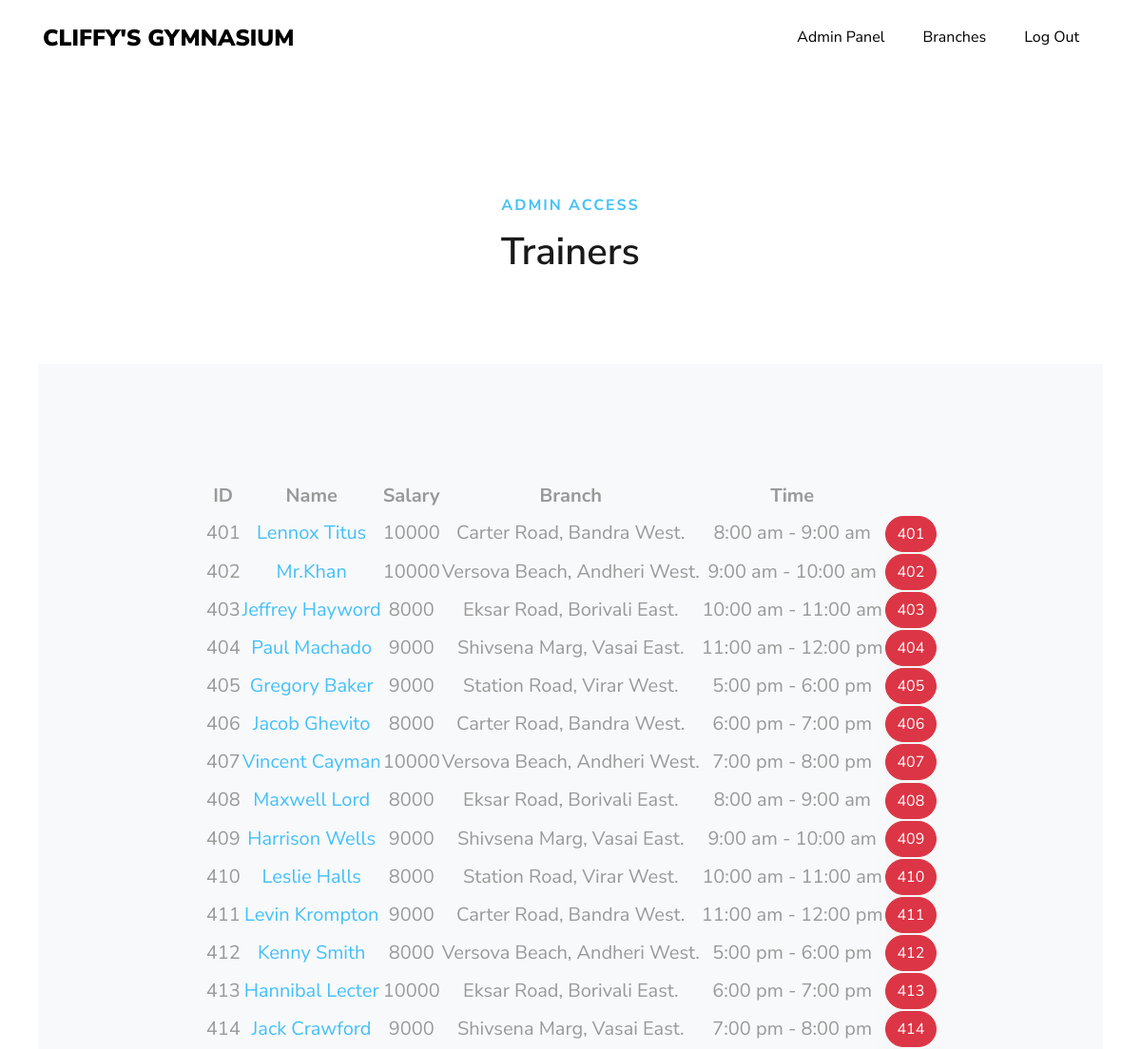
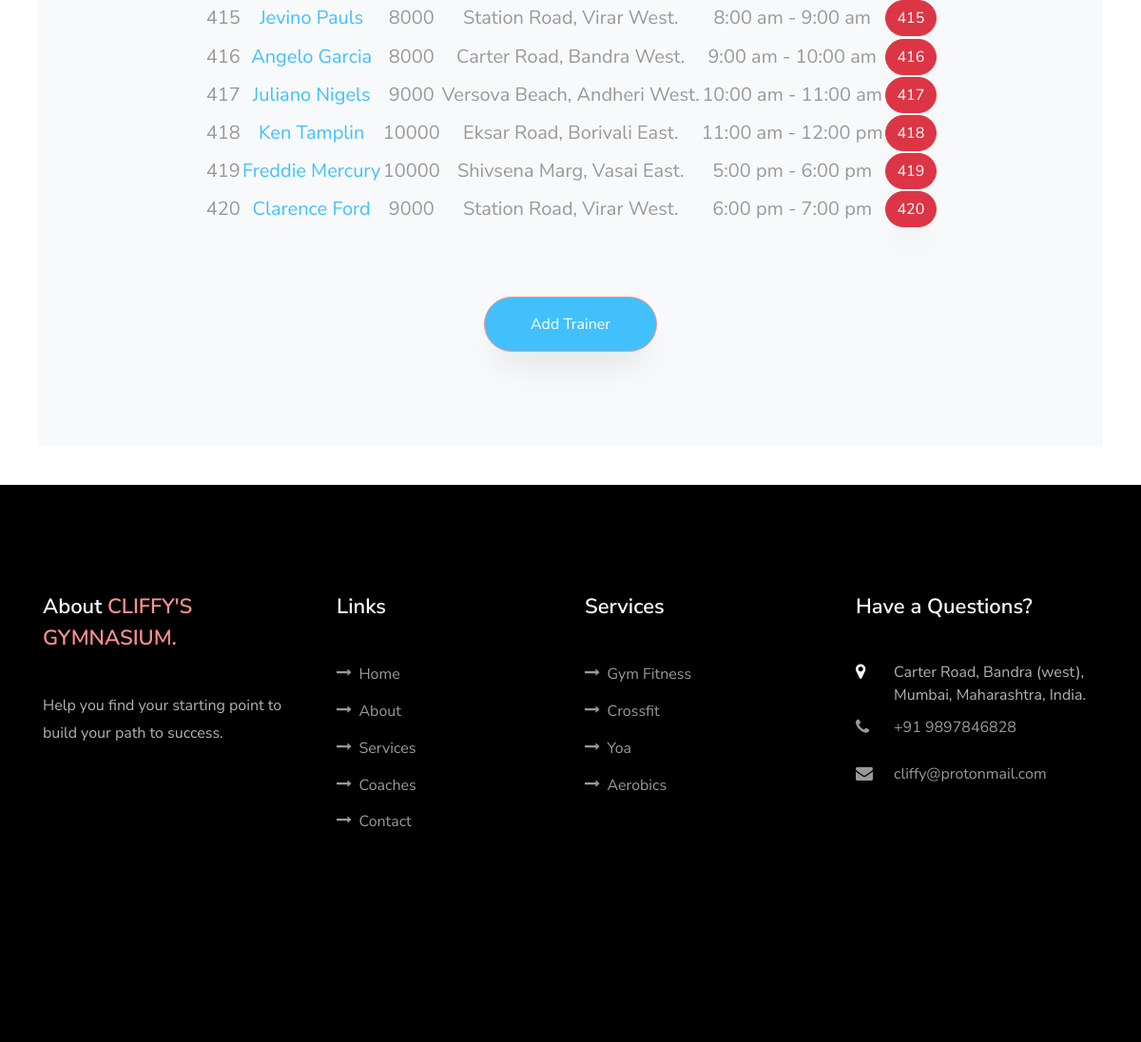
/adminwelcome.php (signed in), run on the app's committed database (2 pictures, top to bottom).
### tables this page shows
CREATE TABLE `trainer` (
  `trainer_id` int(200) NOT NULL,
  `trianer_name` varchar(200) DEFAULT NULL,
  `trainer_salary` varchar(200) DEFAULT NULL,
  `phone_no` varchar(200) DEFAULT NULL,
  `branch_id` int(200) NOT NULL,
  `timesot_id` int(200) NOT NULL,
  `username` varchar(200) NOT NULL,
  `password` varchar(200) NOT NULL
);

### adminwelcome.php (the view, shortened to what this page needs)
<!DOCTYPE html>
<html lang="en">
<head>
  <link rel="stylesheet" href="css/open-iconic-bootstrap.min.css">
  <link rel="stylesheet" href="css/animate.css">
  <link rel="stylesheet" href="css/owl.carousel.min.css">
  <link rel="stylesheet" href="css/owl.theme.default.min.css">
  <link rel="stylesheet" href="css/magnific-popup.css">
  <link rel="stylesheet" href="css/aos.css">
  <link rel="stylesheet" href="css/ionicons.min.css">
  <link rel="stylesheet" href="css/flaticon.css">
  <link rel="stylesheet" href="css/icomoon.css">
  <link rel="stylesheet" href="css/style.css">
</head>
<body data-spy="scroll" data-target=".site-navbar-target" data-offset="300">
  <nav class="navbar navbar-expand-lg navbar-dark ftco_navbar bg-dark ftco-navbar-light site-navbar-target" id="ftco-navbar">
    <div class="container">
      <a class="navbar-brand" href="site.php">Cliffy's Gymnasium</a>
      <div class="collapse navbar-collapse" id="ftco-nav">
        <ul class="navbar-nav nav ml-auto">
          <li class="nav-item"><a href="adminwelcome.php" class="nav-link"><span>Admin Panel</span></a></li>
          <li class="nav-item"><a href="admin-branches.php" class="nav-link"><span>Branches</span></a></li>
          <li class="nav-item"><a href="logout.php" class="nav-link"><span>Log Out</span></a></li>
        </ul>
      </div>
    </div>
  </nav>
  <br><br><br><br><br><br><br>
  <div class="row justify-content-center mb-5 pb-3">
    <div class="col-md-7 heading-section text-center ftco-animate">
      <span class="subheading" style="color: #42c0fb;"><strong>Admin Access</strong></span>
      <h2 class="mb-4">Trainers</h2>
    </div>
  </div>
  <div style="margin : 40px 40px 40px 40px;">
    <div class="bg-light p-4 p-md-5 contact-form">
      <div class="form-group" style="text-align : center; font-size : 20px;">
        <br>
        <br>
        <?php
        include('mysqlconnection.php');
        $sql1 = "SELECT * from trainer";
        if (($result = $conn->query($sql1))->num_rows > 0) {
          echo "<table style='margin : auto;'>";
          echo "<th><td><strong colspan='1'>ID</strong></td><td colspan = '6'><strong>Name<strong></td ><td colspan = '2'><strong>Salary</strong></td><td colspan = '10'><strong>Branch</strong></td><td colspan = '4'><strong>Time</strong></td></th>";
          while ($row = $result->fetch_assoc()) {
            $trainer_id = $row['trainer_id'];
            echo "<tr><td></td><td colspan = '1'>" . $row['trainer_id'] . "</td><td colspan = '6'><a href='admin-trainerprofile.php?data1=" . $trainer_id . "' style='color : #42c0fb'>" . $row['trianer_name'] . "</a></td><td colspan = '2'>" . $row['trainer_salary'] . "</td><td colspan = '10'>" . $_SESSION['branch_address'] . "</td><td colspan = '4'>" . $_SESSION['time_slot'] . "</td><td><form method='POST' action='removetrainer.php'><input type='submit' value='" . $row['trainer_id'] . "' name ='btn' class='btn btn-danger'></form></td></tr>";
          }
          echo "</table>";
        } else {
          echo "<h2>No trainers</h2>";
        }
        ?>
        <br>
        <br>
        <button id="add-trainer" class="btn btn-primary py-3 px-5" style="background-color: #42c0fb; border-color: #42cofb;">Add Trainer</button>
        <br>
        <br>
      </div>
    </div>
  </div>
  <footer class="ftco-footer ftco-section">
    <div class="container">
      <div class="row mb-5">
        <div class="col-md">
          <div class="ftco-footer-widget mb-4">
            <h2 class="ftco-heading-2">About <span><a href="site.php">Cliffy's Gymnasium.</a></span></h2>
            <p>Help you find your starting point to build your path to success.</p>
            <ul class="ftco-footer-social list-unstyled float-md-left float-lft mt-5">
            </ul>
          </div>
        </div>
        <div class="col-md">
          <div class="ftco-footer-widget mb-4 ml-md-4">
            <h2 class="ftco-heading-2">Links</h2>
            <ul class="list-unstyled">
              <li><a href="site.php#home-section"><span class="icon-long-arrow-right mr-2"></span>Home</a></li>
              <li><a href="site.php#about-section"><span class="icon-long-arrow-right mr-2"></span>About</a></li>
              <li><a href="site.php#services-section"><span class="icon-long-arrow-right mr-2"></span>Services</a></li>
              <li><a href="site.php#coaches-section"><span class="icon-long-arrow-right mr-2"></span>Coaches</a></li>
              <li><a href="site.php#contact-section"><span class="icon-long-arrow-right mr-2"></span>Contact</a></li>
            </ul>
          </div>
        </div>
        <div class="col-md">
          <div class="ftco-footer-widget mb-4">
            <h2 class="ftco-heading-2">Services</h2>
            <ul class="list-unstyled">
              <li><a href="site.php#v-pills-1"><span class="icon-long-arrow-right mr-2"></span>Gym Fitness</a></li>
              <li><a href="site.php#v-pills-08"><span class="icon-long-arrow-right mr-2"></span>Crossfit</a></li>
              <li><a href="site.php#v-pills-6"><span class="icon-long-arrow-right mr-2"></span>Yoa</a></li>
              <li><a href="site.php#v-pills-7"><span class="icon-long-arrow-right mr-2"></span>Aerobics</a></li>
            </ul>
          </div>
        </div>
        <div class="col-md">
          <div class="ftco-footer-widget mb-4">
            <h2 class="ftco-heading-2">Have a Questions?</h2>
            <div class="block-23 mb-3">
              <ul>
                <li><span class="icon icon-map-marker"></span><span class="text">Carter Road, Bandra (west), Mumbai, Maharashtra, India.</span></li>
                <li><a href="#"><span class="icon icon-phone"></span><span class="text">+91 9897846828</span></a></li>
                <li><a href="#"><span class="icon icon-envelope"></span><span class="text">cliffy@protonmail.com</span></a></li>
              </ul>
            </div>
          </div>
        </div>
      </div>
    </div>
  </footer>
</body>
</html>

### css/icomoon.css (style rules this page uses)
[class^="icon-"], [class*=" icon-"] { font-family: 'icomoon' !important; speak: none; font-style: normal; font-weight: normal; font-variant: normal; text-transform: none; line-height: 1; -webkit-font-smoothing: antialiased; -moz-osx-font-smoothing: grayscale; }
.icon-map-marker:before { content: "\f041"; }
.icon-phone:before { content: "\f095"; }
.icon-envelope:before { content: "\f0e0"; }
.icon-long-arrow-right:before { content: "\f178"; }

### data on the page
trainer: trainer_id "401", trianer_name "Lennox Titus", trainer_salary "10000", branch_address "Carter Road, Bandra West.", time_slot "8:00 am - 9:00 am", btn "401"
trainer: trainer_id "402", trianer_name "Mr.Khan", trainer_salary "10000", branch_address "Versova Beach, Andheri West.", time_slot "9:00 am - 10:00 am", btn "402"
trainer: trainer_id "403", trianer_name "Jeffrey Hayword", trainer_salary "8000", branch_address "Eksar Road, Borivali East.", time_slot "10:00 am - 11:00 am", btn "403"
trainer: trainer_id "404", trianer_name "Paul Machado", trainer_salary "9000", branch_address "Shivsena Marg, Vasai East.", time_slot "11:00 am - 12:00 pm", btn "404"
trainer: trainer_id "405", trianer_name "Gregory Baker", trainer_salary "9000", branch_address "Station Road, Virar West.", time_slot "5:00 pm - 6:00 pm", btn "405"
trainer: trainer_id "406", trianer_name "Jacob Ghevito", trainer_salary "8000", branch_address "Carter Road, Bandra West.", time_slot "6:00 pm - 7:00 pm", btn "406"
trainer: trainer_id "407", trianer_name "Vincent Cayman", trainer_salary "10000", branch_address "Versova Beach, Andheri West.", time_slot "7:00 pm - 8:00 pm", btn "407"
trainer: trainer_id "408", trianer_name "Maxwell Lord", trainer_salary "8000", branch_address "Eksar Road, Borivali East.", time_slot "8:00 am - 9:00 am", btn "408"
trainer: trainer_id "409", trianer_name "Harrison Wells", trainer_salary "9000", branch_address "Shivsena Marg, Vasai East.", time_slot "9:00 am - 10:00 am", btn "409"
trainer: trainer_id "410", trianer_name "Leslie Halls", trainer_salary "8000", branch_address "Station Road, Virar West.", time_slot "10:00 am - 11:00 am", btn "410"
trainer: trainer_id "411", trianer_name "Levin Krompton", trainer_salary "9000", branch_address "Carter Road, Bandra West.", time_slot "11:00 am - 12:00 pm", btn "411"
trainer: trainer_id "412", trianer_name "Kenny Smith", trainer_salary "8000", branch_address "Versova Beach, Andheri West.", time_slot "5:00 pm - 6:00 pm", btn "412"
trainer: trainer_id "413", trianer_name "Hannibal Lecter", trainer_salary "10000", branch_address "Eksar Road, Borivali East.", time_slot "6:00 pm - 7:00 pm", btn "413"
trainer: trainer_id "414", trianer_name "Jack Crawford", trainer_salary "9000", branch_address "Shivsena Marg, Vasai East.", time_slot "7:00 pm - 8:00 pm", btn "414"
trainer: trainer_id "415", trianer_name "Jevino Pauls", trainer_salary "8000", branch_address "Station Road, Virar West.", time_slot "8:00 am - 9:00 am", btn "415"
trainer: trainer_id "416", trianer_name "Angelo Garcia", trainer_salary "8000", branch_address "Carter Road, Bandra West.", time_slot "9:00 am - 10:00 am", btn "416"
trainer: trainer_id "417", trianer_name "Juliano Nigels", trainer_salary "9000", branch_address "Versova Beach, Andheri West.", time_slot "10:00 am - 11:00 am", btn "417"
trainer: trainer_id "418", trianer_name "Ken Tamplin", trainer_salary "10000", branch_address "Eksar Road, Borivali East.", time_slot "11:00 am - 12:00 pm", btn "418"
trainer: trainer_id "419", trianer_name "Freddie Mercury", trainer_salary "10000", branch_address "Shivsena Marg, Vasai East.", time_slot "5:00 pm - 6:00 pm", btn "419"
trainer: trainer_id "420", trianer_name "Clarence Ford", trainer_salary "9000", branch_address "Station Road, Virar West.", time_slot "6:00 pm - 7:00 pm", btn "420"
